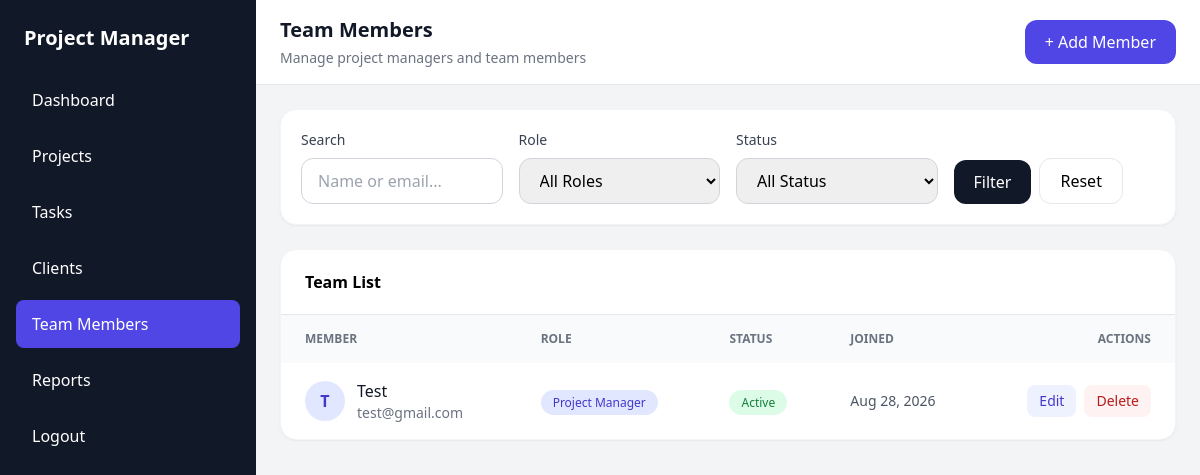
The page /team/index.php (signed in) on the database its author committed.
### tables this page shows
CREATE TABLE `users` (
  `id` int(10) UNSIGNED NOT NULL,
  `name` varchar(100) NOT NULL,
  `email` varchar(150) NOT NULL,
  `phone` varchar(30) DEFAULT NULL,
  `password` varchar(255) NOT NULL,
  `designation` varchar(100) DEFAULT NULL,
  `profile_photo` varchar(255) DEFAULT NULL,
  `role` enum('project_manager','team_member') NOT NULL DEFAULT 'team_member',
  `status` enum('active','inactive') NOT NULL DEFAULT 'active',
  `last_login` datetime DEFAULT NULL,
  `created_at` timestamp NOT NULL DEFAULT current_timestamp(),
  `updated_at` timestamp NOT NULL DEFAULT current_timestamp() ON UPDATE current_timestamp()
);

### team/index.php (the view, shortened to what this page needs)
<?php
require_once "../config/db.php";
$search = trim($_GET['search'] ?? '');
$where_sql = '';
$sql = "
    SELECT
        id,
        name,
        email,
        role,
        status,
        created_at
    FROM users
    $where_sql
    ORDER BY id DESC
";
$stmt = $conn->prepare($sql);
$stmt->execute();
$members = $stmt->get_result();
?>
<!DOCTYPE html>
<html lang="en">
<head>
    <script src="https://cdn.tailwindcss.com"></script>
</head>
<body class="bg-gray-100">
<div class="min-h-screen flex">
    <aside class="w-64 bg-gray-900 text-white hidden md:block">
        <div class="p-6">
            <h1 class="text-xl font-bold">
                Project Manager
            </h1>
        </div>
        <nav class="px-4 space-y-2">
            <a
                href="../dashboard/index.php"
                class="block px-4 py-3 rounded-lg hover:bg-gray-800"
            >
                Dashboard
            </a>
            <a
                href="../projects/index.php"
                class="block px-4 py-3 rounded-lg hover:bg-gray-800"
            >
                Projects
            </a>
            <a
                href="../tasks/index.php"
                class="block px-4 py-3 rounded-lg hover:bg-gray-800"
            >
                Tasks
            </a>
            <a
                href="../clients/index.php"
                class="block px-4 py-3 rounded-lg hover:bg-gray-800"
            >
                Clients
            </a>
            <a
                href="index.php"
                class="block px-4 py-3 rounded-lg bg-indigo-600"
            >
                Team Members
            </a>
            <a
                href="../reports/index.php"
                class="block px-4 py-3 rounded-lg hover:bg-gray-800"
            >
                Reports
            </a>
            <a
                href="../auth/logout.php"
                class="block px-4 py-3 rounded-lg hover:bg-red-600 mt-8"
            >
                Logout
            </a>
        </nav>
    </aside>
    <main class="flex-1">
        <header class="bg-white border-b">
            <div class="px-6 py-4 flex items-center justify-between">
                <div>
                    <h2 class="text-xl font-semibold text-gray-900">
                        Team Members
                    </h2>
                    <p class="text-sm text-gray-500 mt-1">
                        Manage project managers and team members
                    </p>
                </div>
                <a
                    href="create.php"
                    class="bg-indigo-600 hover:bg-indigo-700 text-white px-5 py-2.5 rounded-xl font-medium"
                >
                    + Add Member
                </a>
            </div>
        </header>
        <section class="p-6">
            <div class="bg-white rounded-2xl border border-gray-100 shadow-sm p-5 mb-6">
                <form
                    method="GET"
                    class="grid grid-cols-1 md:grid-cols-4 gap-4"
                >
                    <div>
                        <label class="block text-sm font-medium text-gray-700 mb-2">
                            Search
                        </label>
                        <input
                            type="text"
                            name="search"
                            value="<?= htmlspecialchars($search) ?>"
                            placeholder="Name or email..."
                            class="w-full px-4 py-2.5 border border-gray-300 rounded-xl outline-none focus:ring-2 focus:ring-indigo-500"
                        >
                    </div>
                    <div>
                        <label class="block text-sm font-medium text-gray-700 mb-2">
                            Role
                        </label>
                        <select
                            name="role"
                            class="w-full px-4 py-2.5 border border-gray-300 rounded-xl outline-none"
                        >
                            <option value="">
                                All Roles
                            </option>
                        </select>
                    </div>
                    <div>
                        <label class="block text-sm font-medium text-gray-700 mb-2">
                            Status
                        </label>
                        <select
                            name="status"
                            class="w-full px-4 py-2.5 border border-gray-300 rounded-xl outline-none"
                        >
                            <option value="">
                                All Status
                            </option>
                        </select>
                    </div>
                    <div class="flex items-end gap-2">
                        <button
                            type="submit"
                            class="bg-gray-900 text-white px-5 py-2.5 rounded-xl"
                        >
                            Filter
                        </button>
                        <a
                            href="index.php"
                            class="px-5 py-2.5 border rounded-xl"
                        >
                            Reset
                        </a>
                    </div>
                </form>
            </div>
            <div class="bg-white rounded-2xl border border-gray-100 shadow-sm overflow-hidden">
                <div class="px-6 py-5 border-b">
                    <h3 class="font-semibold">
                        Team List
                    </h3>
                </div>
                <div class="overflow-x-auto">
                    <table class="w-full">
                        <thead class="bg-gray-50">
                        <tr>
                            <th class="text-left px-6 py-4 text-xs uppercase text-gray-500">
                                Member
                            </th>
                            <th class="text-left px-6 py-4 text-xs uppercase text-gray-500">
                                Role
                            </th>
                            <th class="text-left px-6 py-4 text-xs uppercase text-gray-500">
                                Status
                            </th>
                            <th class="text-left px-6 py-4 text-xs uppercase text-gray-500">
                                Joined
                            </th>
                            <th class="text-right px-6 py-4 text-xs uppercase text-gray-500">
                                Actions
                            </th>
                        </tr>
                        </thead>
                        <tbody class="divide-y divide-gray-100">
                        <?php if ($members->num_rows > 0): ?>
                            <?php while ($member = $members->fetch_assoc()): ?>
                                <tr class="hover:bg-gray-50">
                                    <td class="px-6 py-4">
                                        <div class="flex items-center gap-3">
                                            <div class="w-10 h-10 rounded-full bg-indigo-100 text-indigo-700 flex items-center justify-center font-semibold">
                                                <?= strtoupper(
                                                    substr($member['name'], 0, 1)
                                                ) ?>
                                            </div>
                                            <div>
                                                <p class="font-medium text-gray-900">
                                                    <?= htmlspecialchars(
                                                        $member['name']
                                                    ) ?>
                                                </p>
                                                <p class="text-sm text-gray-500">
                                                    <?= htmlspecialchars(
                                                        $member['email']
                                                    ) ?>
                                                </p>
                                            </div>
                                        </div>
                                    </td>
                                    <td class="px-6 py-4">
                                        <?php
                                        $role_labels = [
                                            'admin' => 'Admin',
                                            'project_manager' => 'Project Manager',
                                            'team_member' => 'Team Member'
                                        ];
                                        ?>
                                        <span class="px-3 py-1 rounded-full text-xs font-medium bg-indigo-100 text-indigo-700">
                                            <?= $role_labels[$member['role']]
                                                ?? ucfirst($member['role']) ?>
                                        </span>
                                    </td>
                                    <td class="px-6 py-4">
                                        <?php if ($member['status'] === 'active'): ?>
                                            <span class="px-3 py-1 rounded-full text-xs font-medium bg-green-100 text-green-700">
                                                Active
                                            </span>
                                        <?php else: ?>
                                            <span class="px-3 py-1 rounded-full text-xs font-medium bg-gray-100 text-gray-600">
                                                Inactive
                                            </span>
                                        <?php endif; ?>
                                    </td>
                                    <td class="px-6 py-4 text-sm text-gray-600">
                                        <?= !empty($member['created_at'])
                                            ? date(
                                                'M d, Y',
                                                strtotime($member['created_at'])
                                            )
                                            : '—'
                                        ?>
                                    </td>
                                    <td class="px-6 py-4 text-right">
                                        <div class="inline-flex gap-2">
                                            <a
                                                href="edit.php?id=<?= $member['id'] ?>"
                                                class="px-3 py-1.5 bg-indigo-50 text-indigo-700 rounded-lg text-sm"
                                            >
                                                Edit
                                            </a>
                                            <?php if ($member['role'] !== 'admin'): ?>
                                                <a
                                                    href="delete.php?id=<?= $member['id'] ?>"
                                                    onclick="return confirm('Are you sure you want to delete this member?');"
                                                    class="px-3 py-1.5 bg-red-50 text-red-700 rounded-lg text-sm"
                                                >
                                                    Delete
                                                </a>
                                            <?php endif; ?>
                                        </div>
                                    </td>
                                </tr>
                            <?php endwhile; ?>
                        <?php endif; ?>
                        </tbody>
                    </table>
                </div>
            </div>
        </section>
    </main>
</div>
</body>
</html>

### rows shown on the page
users: name "T", name "Test", email "test@gmail.com", role "Project Manager", status "Active", created_at "Aug 28, 2026"
